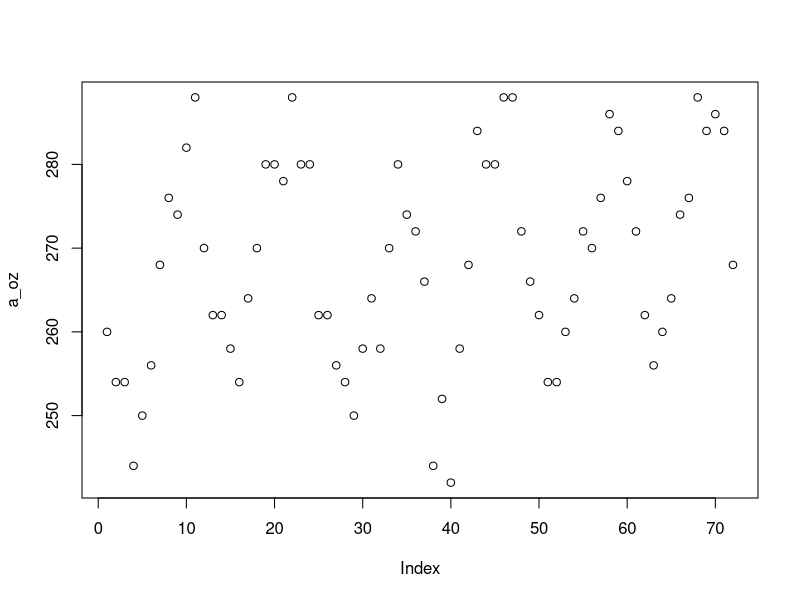
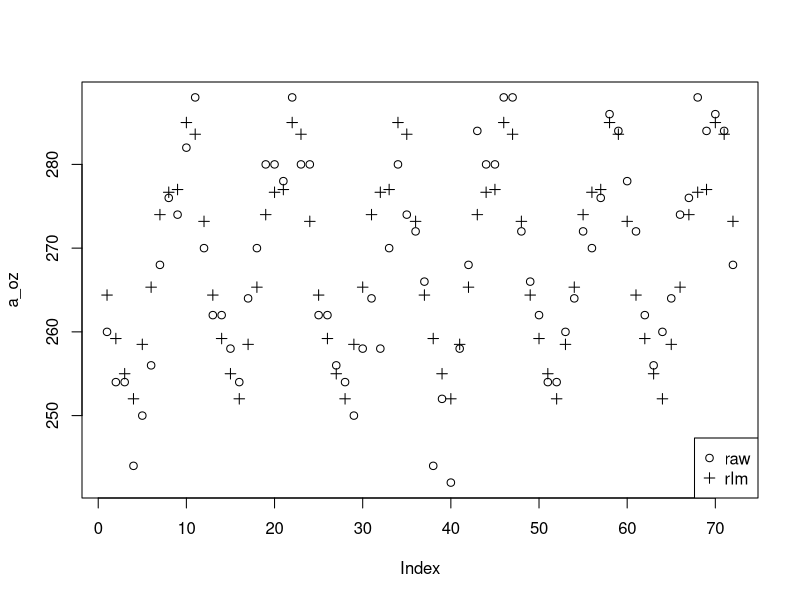
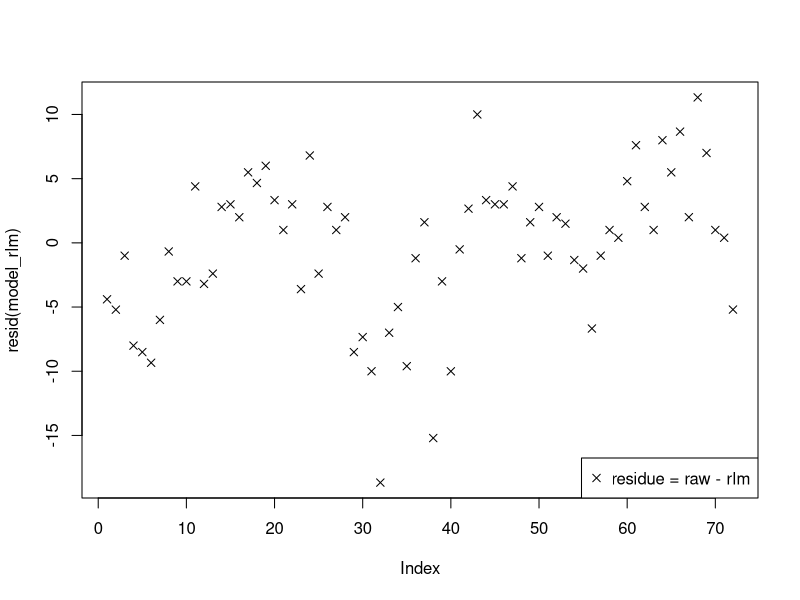
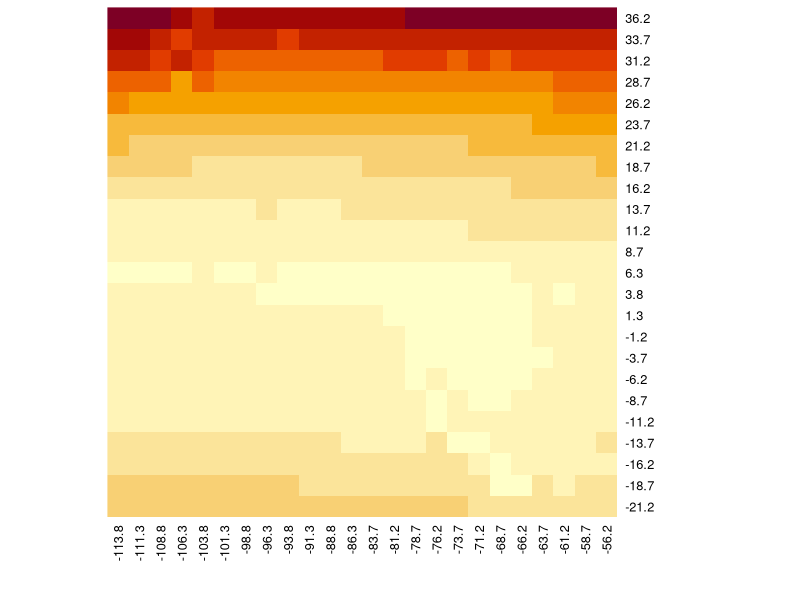
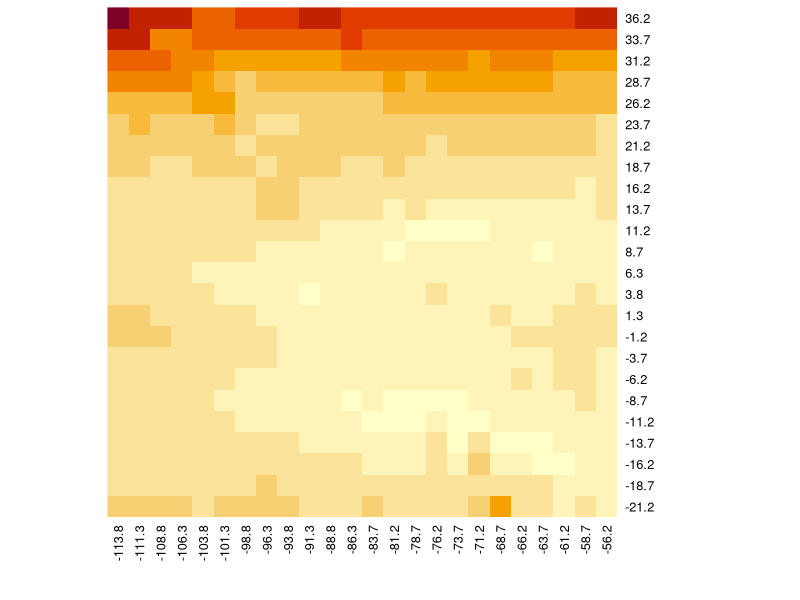

Source code (R) for these figures, in order:
## ---- chunk 1
knitr::opts_chunk$set(echo = TRUE)

# install packages
pkgs <- c("plyr", "dplyr", "MASS")
for (pkg in pkgs) {
  if (!(pkg %in% installed.packages())) {
    install.packages(pkg)
  }
}

# detach packages
default <- c(".GlobalEnv", "tools:rstudio", "tools:vscode",
             "package:stats", "package:graphics",
             "package:grDevices", "package:utils",
             "package:datasets", "package:methods",
             "Autoloads", "package:base")
for (pkg in setdiff(search(), default)) {
  detach(pkg, character.only = TRUE)
  }

# clear objects
remove(list=objects())

## ---- chunk 2
library(plyr)
## ---- chunk 3
#Speciesの列にアヤメの種類が入っている
head(iris)

#第2引数にどのようにデータを分割するか、第3引数にどのような処理を適用するかを指定
daply(iris, .(Species), function(df){mean(df$Sepal.Length)})
## ---- chunk 4
daply(iris, .(Species), 
      function(df, offset){mean(df$Sepal.Length) + offset},
      offset = 12345)
## ---- chunk 5
#idはプレイヤーを表す文字列、teamはチーム名
head(plyr::baseball)

#比較的最近のデータのみを抽出
df_baseball <- subset(baseball, year >= 2003)

#rbi(打点)の合計値を年度ごとに計算
#summarise関数については後述
ddply(df_baseball, .(year), summarise, sum_rbi = sum(rbi))
## ---- chunk 6
#コンマで区切って複数指定
head(ddply(df_baseball, .(year, stint), summarise, sum_rbi = sum(rbi)))
#文字列ベクトルで指定することも可能
head(ddply(df_baseball, c("year", "stint"), summarise, sum_rbi = sum(rbi)))
## ---- chunk 7
#コンマで区切って複数指定
ddply(df_baseball, .(year >= 2005, stint_0 = stint - 1), summarise, sum_rbi = sum(rbi))
## ---- chunk 8
daply(df_baseball, .(year, stint), summarise, sum_rbi = sum(rbi))
## ---- chunk 9
ls <- dlply(df_baseball, .(year, stint), function(df){sum(df$rbi)})
#各グループがどのようなyearとstintの組み合わせであったかがdata.frameで記録されている
ls
## ---- chunk 10
#直接daply関数を用いたときと同様の結果が得られる
laply(ls, function(x)x)
## ---- chunk 11
ar_ozone <- plyr::ozone
str(ar_ozone)
## ---- chunk 12
head(adply(ar_ozone, 1, mean))
head(adply(ar_ozone, 2, mean))
head(adply(ar_ozone, 3, mean))
## ---- chunk 13
#最初の5×5の地点のみ計算
aaply(ar_ozone[1:5, 1:5, ], 1:2, mean)
## ---- chunk 14
#各行を単純に文字列結合したものを出力
head(adply(iris, 1, paste, collapse = " "))
## ---- chunk 15
#100個の[0, 1)一様乱数の平均をとる、という操作を20回繰り返す
set.seed(42)
rdply(20, mean(runif(100)))
## ---- chunk 16
mdply(cbind(x = c(1, 1, 2, 2, 3), y = c(1, 3, 2, 4, 5)), function(x, y){x*y})
maply(expand.grid(x = 1:5, y = 1:5), function(x, y){x*y})
## ---- chunk 17
df <- data.frame(x = c(1, 2, 3, 4),
                 y = c(2, 3, 5, 7))
#x + yを計算して新しい列zに格納
mutate(df, z = x + y)
#列xを2倍
mutate(df, x = 2 * x)
## ---- chunk 18
#xにyを足しこんでから2倍する
mutate(df, x = x + y, w = 2 * x)
#2*xの計算に使うxはもともとのx
transform(df, x = x + y, w = 2 * x)

#mutate中新たに作られる列zの結果を後続で使用可能
mutate(df, z = x + y, w = 2 * z)
## ---- chunk 19
#xにyを足しこんでから2倍する
summarise(df, x = x + y, w = 2 * x)
## ---- chunk 20
ddply(iris, .(Species), summarise,
      mean_Sepal.Length = mean(Sepal.Length))
## ---- chunk 21
ddply(iris, .(Species), colwise(mean))
## ---- chunk 22
aaply(ar_ozone[1:5, 1:5, ], 1:2, each(mean, var))
## ---- chunk 23
fn_mean_Sepal.Rate <- function(Sepal.Length, Sepal.Width, ...){
  mean(Sepal.Length / Sepal.Width)
}

ddply(iris, .(Species), splat(fn_mean_Sepal.Rate))

## ---- chunk 24
llply(-2:3, failwith(NA, 
                     function(n) seq(1, n, 1)))
#エラーメッセージを表示しない
llply(-2:3, failwith(NA, 
                     function(n) seq(1, n, 1),
                     quiet = T))
## ---- chunk 25
#as.data.frame関数の引数に関数を指定すると、
#as.data.frame.function関数が使用される
ldply(1:3, as.data.frame(function(n) 1:n))
## ---- chunk 26
a_oz <- ar_ozone[1, 1, ]
plot(a_oz)
## ---- chunk 27
month <- ordered(rep(1:12, length = 72))
model_rlm <- MASS::rlm(a_oz ~ month - 1, maxit = 50)
model_rlm
## ---- chunk 28
#実データと予測値を重ねたプロット
plot(a_oz)
points(predict(model_rlm, month), pch = 3)
legend("bottomright", NULL, c("raw", "rlm"), pch = c(1,3))
#残差のプロット
plot(resid(model_rlm), pch = 4)
legend("bottomright", NULL, c("residue = raw - rlm"), pch = 4)
## ---- chunk 29
#季節要因を除いたデータをar_deseasに格納したい
ar_deseas <- array(NA, c(24, 24, 72))
dimnames(ar_deseas) <- dimnames(ar_ozone)
#季節要因を除くのに使用したモデルを保存しておきたい
models <- as.list(rep(NA, 24*24))
dim(models) <- c(24, 24)

for(i in 1:24){
  for(j in 1:24){
    a_oz <- ar_ozone[i, j, ]
    model <- MASS::rlm(a_oz ~ month - 1, maxit = 50)
    
    models[[i, j]] <- model
    ar_deseas[i, j, ] <- resid(model)
  }
}
## ---- chunk 30
fn_fitmodel <- function(a_oz){
  MASS::rlm(a_oz ~ month - 1, maxit = 50)
}
models <- apply(ar_ozone, 1:2, fn_fitmodel)
ls_deseas <- lapply(models, resid)
ar_deseas <- unlist(ls_deseas)
str(ar_deseas) #1次元の配列

#3次元の配列に変更
dim(ar_deseas) <- c(72, 24, 24)
#添え字が時間→場所の順になっているので、元に戻すために入れ替える
ar_deseas <- aperm(ar_deseas, c(2, 3, 1))
dimnames(ar_deseas) <- dimnames(ozone)
## ---- chunk 31
fn_fitmodel <- function(a_oz){
  MASS::rlm(a_oz ~ month - 1, maxit = 50)
}
#モデルは配列には代入できないため、aaplyではなくalplyとする
models <- alply(ar_ozone, 1:2, fn_fitmodel)
ar_deseas <- laply(models, resid)
## ---- chunk 32
#季節要因を除く前の各地点での平均値
ar_mean <- aaply(ar_ozone, 1:2, mean)
ar_mean[24:20, 1:5] #左上部分のみ数値を表示
#ヒートマップ(高いところほど濃い色)
heatmap(ar_mean, scale = "none",
        Rowv = NA, Colv = NA)
#季節要因を除いた後の各地点での標準偏差
ar_sd <- aaply(ar_deseas, 1:2, sd)
ar_sd[24:20, 1:5] #左上部分のみ数値を表示
#ヒートマップ(高いところほど濃い色)
heatmap(ar_sd, scale = "none",
        Rowv = NA, Colv = NA)
## ---- chunk 33
#Sepal.LengthとSepal.Widthの比の平均値を種類ごとに計算
#plyrパッケージの場合
df_iris <- iris
df_iris_tmp <- plyr::mutate(df_iris,
                        Sepal.Rate = Sepal.Length / Sepal.Width)
ddply(df_iris_tmp, .(Species),
      plyr::summarise,
      mean_Sepal.Rate = mean(Sepal.Rate))

#dplyrパッケージの場合
library(dplyr)
df_iris <- iris
df_iris %>%
  dplyr::mutate(Sepal.Rate = Sepal.Length / Sepal.Width) %>%
  dplyr::group_by(Species) %>%
  dplyr::summarise(mean_Sepal.Rate = mean(Sepal.Rate))
## ---- chunk 34
#読み込んでいるパッケージを環境から取り外す（読み込む前の状態に戻る）
detach("package:dplyr") 
detach("package:plyr")

#dplyr→plyrの順で読み込んでしまうと、dplyrの関数群がplyrのものでマスクされる
library(dplyr)
library(plyr)

#以下のように書くとplyrパッケージのsummarise関数が実行されるため、
#グループごとの集計に失敗
df_iris <- iris
df_iris %>%
  mutate(Sepal.Rate = Sepal.Length / Sepal.Width) %>%
  group_by(Species) %>%
  summarise(mean_Sepal.Rate = mean(Sepal.Rate))
